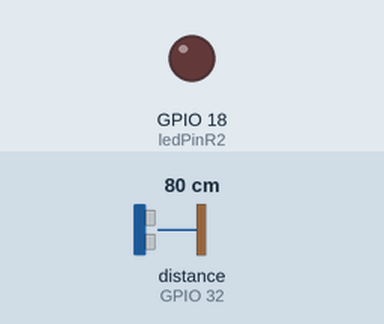
A sketch run on a simulated ESP32. Parts: output pins drawn as LEDs (lit = HIGH). Wiring (inferred from the names in the program): ultrasonic range finder: trigger GPIO 33; echo GPIO 32. The test bench sets the inputs (shaded band); at power-on: distance to the obstacle (sensor on GPIO 32) 80 cm. The echo pulse lasts 58.3 µs per cm; WiFi joins after 1.5 s; servers stay silent unless stated; no MQTT or app messages arrive unless stated; pins used as bus, display or sensor lines are not drawn; what the sketch prints to the serial monitor is not drawn.

Above: at 2.7 s.
2.8 s: distance to the obstacle (sensor on GPIO 32) set to 11 cm
13.0 s: distance to the obstacle (sensor on GPIO 32) set to 8 cm
At 17.6 s:
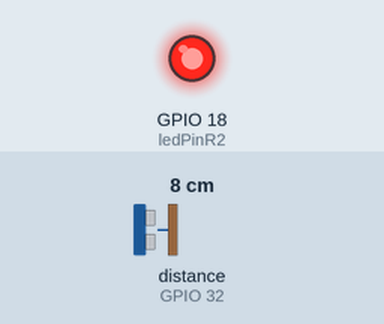
19.0 s: distance to the obstacle (sensor on GPIO 32) set to 18 cm
At 22.7 s:
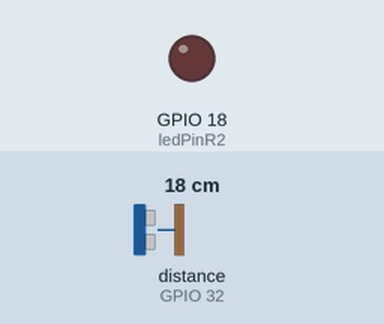
25.0 s: distance to the obstacle (sensor on GPIO 32) set to 9 cm
At 27.8 s:
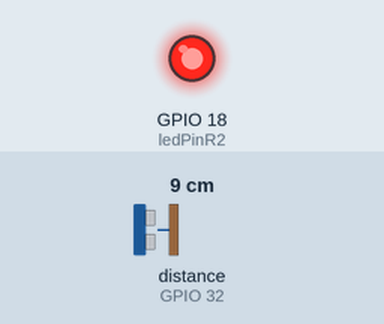
Timing chart, 0 to 29.3 s (numbered marks = the images above; inputs shaded):
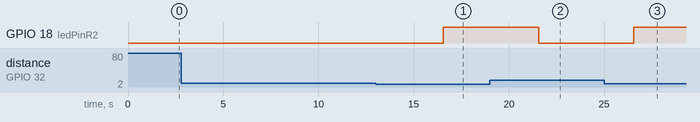

The sketch:

SL_MQTT-Silla2.ino
```cpp
//******************************************************************************************
//
//  Codigo MQTT - Biblioteca - Silla2 - ESP32_2.
//
//  Led Rojo 2, Ulltrasonidos 2.
//
//******************************************************************************************
#include "PubSubClient.h"
#include "WiFi.h"

// WiFi -- Declaración
const char* ssid = "alfues62";          // SSID
const char* wifi_password = "alfues62"; // password

// MQTT -- Servidor.
const char* mqtt_server = "192.168.66.86";  // IP del MQTT broker

//MQTT -- Topicos.
const char* ultrasound2_topic = "smarlib/silla2/ultrasonidos";

//MQTT -- Info del Usuario.
const char* mqtt_username = "smartlibrary"; // MQTT username.
const char* mqtt_password = "smartlibrary"; // MQTT password.

const char* clientID = "SMARTLIBRARY2";      // MQTT client ID.

//Declaración de Pines de LEDs
#define ledPinR2 18

//Declaración de Pines de ultrasonidos2.
#define Trigger 33
#define Echo 32

//Declaración de variables.
int ultrasonidos2 = 0;

WiFiClient wifiClient;                              // Inicializa el WiFi y MQTT Client.
PubSubClient client(mqtt_server, 1883, wifiClient); // 1883 como listener.

/*-------------------------------------------------------------------------

  connect_MQTT()

  Realiza la conexión con el WiFi especificado y con el Broker MQTT
  de la Raspberry Pi.

-------------------------------------------------------------------------*/
void connect_MQTT(){
  Serial.print("Connecting to ");
  Serial.println(ssid);

  // Connect to the WiFi
  WiFi.begin(ssid, wifi_password);

  // Espera hasta que la coneción haya sido realizada
  while (WiFi.status() != WL_CONNECTED) {
    delay(500);
    Serial.print(".");
  }

  // Debug - Output IP Address ESP32
  Serial.println("WiFi connected");
  Serial.print("IP address: ");
  Serial.println(WiFi.localIP());

  if (client.connect(clientID, mqtt_username, mqtt_password)) {
    Serial.println("Connected to MQTT Broker!");
  }
  else {
    Serial.println("Connection to MQTT Broker failed...");
  }
}

/*-------------------------------------------------------------------------

  setup()

  Realiza la configuración inicial y llama a connect_MQTT()

-------------------------------------------------------------------------*/
void setup() {
  Serial.begin(115200);

  client.setServer(mqtt_server, 1883);
  //client.setCallback(callback);

  //PinMode -- Decaraciones de los pins Ultrasonidos2.
  pinMode(Trigger, OUTPUT); //Salida del Ultrasonidos.
  pinMode(Echo, INPUT);     //Entrada del Ultrasonidos
  digitalWrite(Trigger, LOW);//Inicializamos el pin con 0.

  //PinMode -- Declaraciones pins LEDs.
  pinMode(ledPinR2, OUTPUT);

  connect_MQTT(); //Llamamos a la función que realiza la conexión MQTT
}

/*-------------------------------------------------------------------------

  funcUltrasonidos() --> Z

  Recoge los datos del sensor de Ultrasonidos y envia un output
  dependiendo de la distancia detectada.

-------------------------------------------------------------------------*/
int funcUltrasonidos2(){
  long t; //Tiempo de demora del eco.
  long d; //Distancia en centímetros.

  digitalWrite(Trigger, HIGH);
  delayMicroseconds(10);          //Enviamos un pulso de 10us
  digitalWrite(Trigger, LOW);

  t = pulseIn(Echo, HIGH); //obtenemos el ancho del pulso
  d = t / 59;           //escalamos el tiempo a una distancia en cm

  if(d <= 6)
  {
    Serial.print("Bien Sentado");
    ultrasonidos2 = 1;
  }
  else if(d > 6 && d <= 8 )
  {
    Serial.print("Mal Sentado");
    ultrasonidos2 = 2;
  }
  else if (d > 8 && d <= 50){
    Serial.print("No Sentado");
    ultrasonidos2 = 3;
  }

  return ultrasonidos2;
}

/*-------------------------------------------------------------------------

  loop()

  Actúa como publisher MQTT, envia los datos de temperatura,
  ultrasonidos y espalda.

  Realiza los cambios de estado de led del Ultrasonidos.

-------------------------------------------------------------------------*/
void loop() {
  client.loop();

  ultrasonidos2 = funcUltrasonidos2();

  //Cambio de Estado LED según Ultrasonido --------------------------------------------------------------
  if (ultrasonidos2 == 3){
    digitalWrite(ledPinR2, LOW);
  }else if(ultrasonidos2 == 1 || ultrasonidos2 == 2){
    digitalWrite(ledPinR2, HIGH);
  }
  //Fin -------------------------------------------------------------------------------------------------

  //Serials ---------------------------------------------------------------------------------------------
  Serial.print("Estado Ultras 2: ");
  Serial.print( ultrasonidos2 );
  Serial.println( "." );
  //Fin ----------------------------------------------------------------------------------------------------

  //Publicaciones ------------------------------------------------------------------------------------------
  // MQTT can only transmit strings
  String us2="Temp: "+String((int)ultrasonidos2)+" Eu ";

  //Publicar Ultrasonido2 --------------------------------------------------------
  // PUBLISH to the MQTT Broker (topic = ultrasonidos2, defined at the beginning)
  if (client.publish(ultrasound2_topic, String(ultrasonidos2).c_str())) {
    Serial.println("Ultrasound2 sent!");
  }
  else {
    Serial.println("Ultrassound2 failed to send. Reconnecting to MQTT Broker and trying again");
    client.connect(clientID, mqtt_username, mqtt_password);
    delay(10); // This delay ensures that client.publish doesn't clash with the client.connect call
    client.publish(ultrasound2_topic, String(ultrasonidos2).c_str());
  }
  //Fin de las Publicaciones ----------------------------------------------------------------------------------

  delay(5000); // print new values every 5s.
}
```

Measured:
- the behaviour switches between 10 and 9 cm on distance to the obstacle (sensor on GPIO 32) (found by bisection; images 0 and 1)
- after the input at 2.8 s, every drawn part: stays the same
- after the input at 13.0 s, GPIO 18 (ledPinR2): LOW → HIGH after 3.6 s
- after the input at 19.0 s, GPIO 18 (ledPinR2): HIGH → LOW after 2.6 s
- after the input at 25.0 s, GPIO 18 (ledPinR2): LOW → HIGH after 1.6 s
